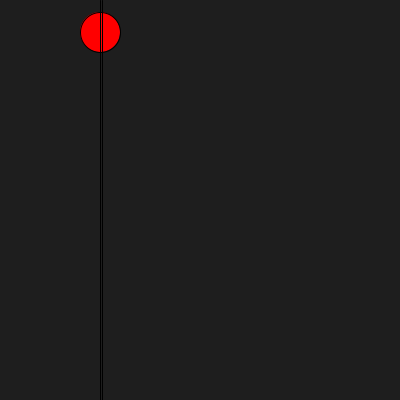
Frame 1 (no input)
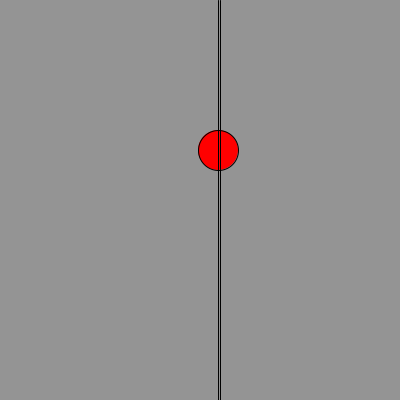
Frame 60 (the mouse pressed at the canvas centre just before this capture)
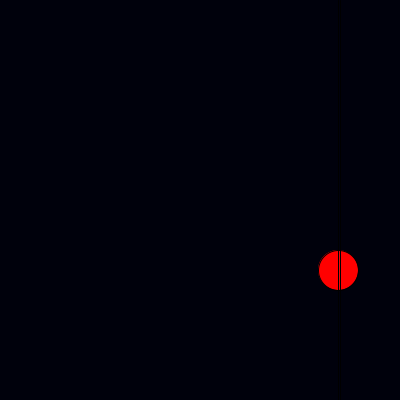
Frame 120 (the mouse held since frame 60 and released just before this capture)

The Processing sketch that drew these frames (run headless with seeded random() and noise(); from frame 60 on, the mouse is pressed at the canvas centre):

// Processing sketch: selection_events_lines_and_balls
// ── selection_events_lines_and_balls.pde
void setup()
{
  size(400,400);
}

int yMin = 30;
int yMax = 360;
int xMin = 30;
int xMax = 360;
int xCoord = 100;
int yCoord = yMin;
int value = 0;

boolean down = true;
boolean right = true;
  
void draw() 
{  
  background(yCoord);
  fill(255,0,0);
  
  // Bouncing circles
  if (yCoord == yMin)
      down = true;
  if (yCoord == yMax)
      down = false;
  if (down)
      yCoord += 2;
  else
      yCoord -= 2;
  ellipse(xCoord,yCoord,40,40);
  line(xCoord, 0, xCoord, height);
  
  // Bouncing line
  if (xCoord == xMin)
      right = true;
  if (xCoord == xMax)
      right = false;
  if (right)
      xCoord += 2;
  else
      xCoord -= 2;
  line(xCoord, 0, xCoord, height);
}

void keyPressed()
{
  if ((key == 99) || (key == 67))
      ellipse(mouseX, mouseY, mouseX+50, mouseY+50);
  else
      rect(mouseX, mouseY, 140,140);
}
